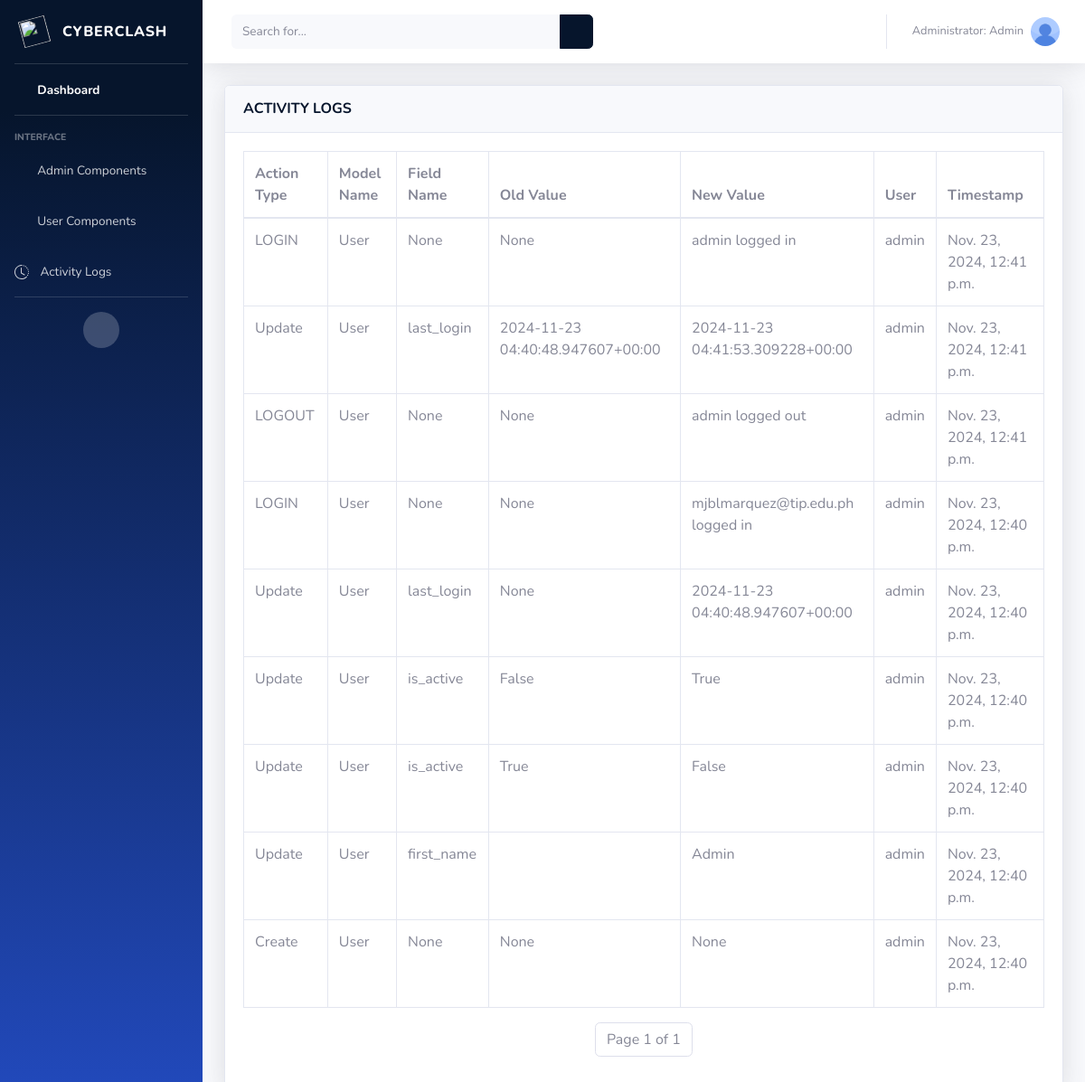
Page /logs/?page=3 (signed in) on the earlier database version.
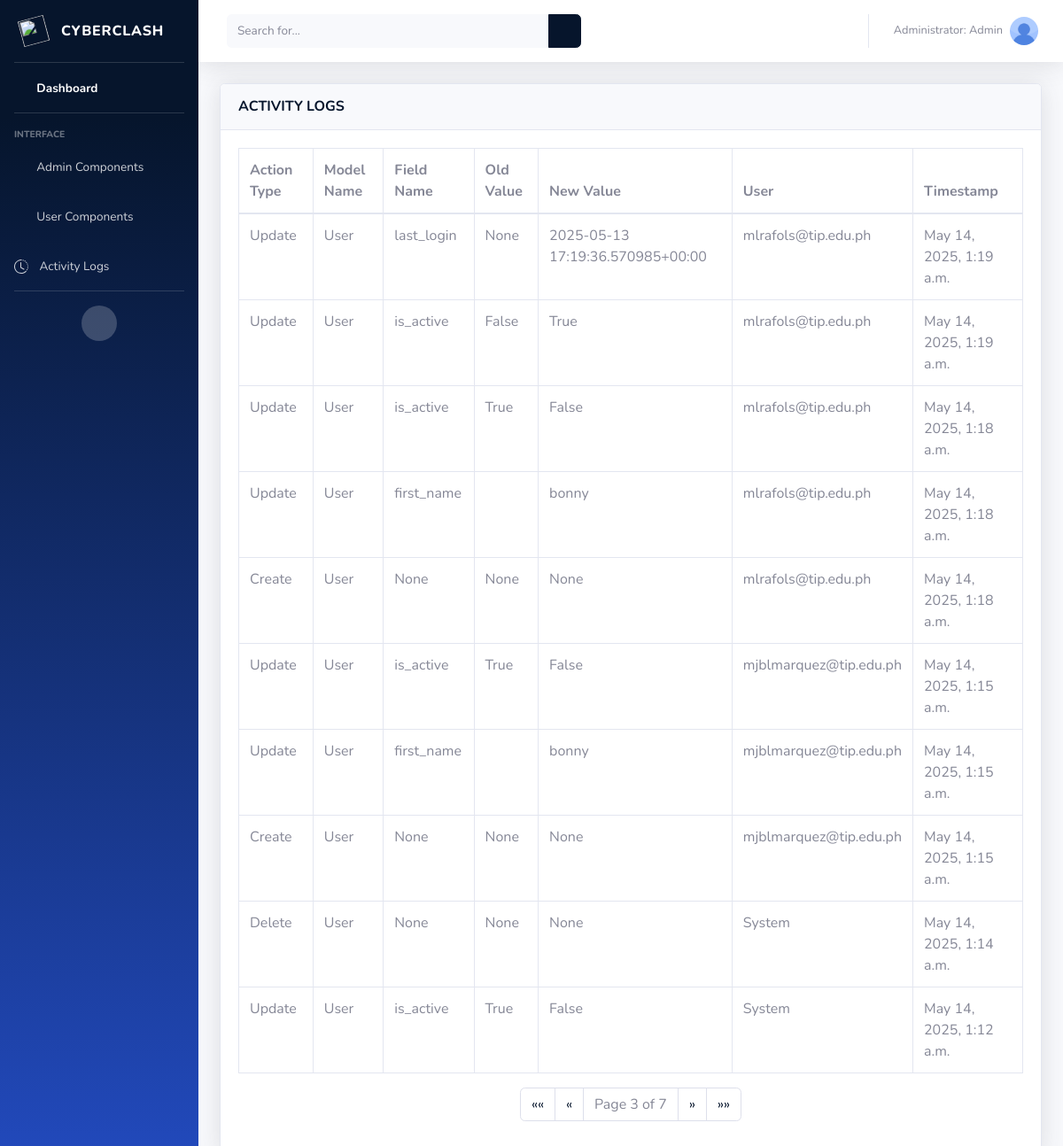
Same page on the later database version.
### myapp/models.py (models this page shows, shortened)
class ActivityLog(models.Model):
    ACTION_CHOICES = [
        ('CREATE', 'Create'),
        ('UPDATE', 'Update'),
        ('DELETE', 'Delete'),
        ('VIEW', 'View'),
    ]
    user = models.ForeignKey(settings.AUTH_USER_MODEL, on_delete=models.SET_NULL, null=True, blank=True)  # User who performed the action
    action_type = models.CharField(max_length=10, choices=ACTION_CHOICES)  # Type of action
    model_name = models.CharField(max_length=100)  # The model on which action was performed
    model_instance_id = models.IntegerField()  # ID of the affected instance
    field_name = models.CharField(max_length=100, null=True, blank=True)  # Name of the field that was changed (if applicable)
    old_value = models.TextField(null=True, blank=True)  # Old value before the change
    new_value = models.TextField(null=True, blank=True)  # New value after the change
    created_at = models.DateTimeField(auto_now_add=True)  # Timestamp of the action

### myapp/views.py (the view)
# urls.py: path('logs/', views.logs, name='logs'),
def logs(request):
    if not request.user.is_superuser:
        return redirect('index')
    activity_logs = ActivityLog.objects.all().order_by('-created_at')
    paginator = Paginator(activity_logs, 10)
    page_number = request.GET.get('page')
    page_obj = paginator.get_page(page_number)
    return render(request, 'myapp/admin/logs.html', {'page_obj': page_obj})

### myapp/templates/myapp/admin/logs.html (shortened to what the changed rows need)
{% load static %}
<!DOCTYPE html>
<html lang="en">
<head>
    <link href="{% static 'vendor/fontawesome-free/css/all.min.css' %}" rel="stylesheet" type="text/css">
    <link href="{% static 'css/sb-admin-2.min.css' %}" rel="stylesheet">
</head>
<body>
    {% include 'myapp/admin/admin_sidebar.html'%}
    <div class="container-fluid">
        <div class="card shadow mb-4">
            <div class="card-body">
                <div class="table-responsive">
                    <form method="POST" action="{% url 'user_accounts' %}">
                        <table class="table table-bordered" id="dataTable" width="100%" cellspacing="0">
                            <thead class="table-grey">
                                <tr>
                                    <th>Action Type</th>
                                    <th>Model Name</th>
                                    <th>Field Name</th>
                                    <th>Old Value</th>
                                    <th>New Value</th>
                                    <th>User</th>
                                    <th>Timestamp</th>
                                </tr>
                            </thead>
                            <tbody>
                                {% for log in page_obj %}
                                <tr>
                                    <td>{{ log.get_action_type_display }}</td>
                                    <td>{{ log.model_name }}</td>
                                    <td>{{ log.field_name }}</td>
                                    <td>{{ log.old_value }}</td>
                                    <td>{{ log.new_value }}</td>
                                    <td>
                                        {% if log.user %}
                                            {{ log.user.username }}
                                        {% else %}
                                            System
                                        {% endif %}
                                    </td>
                                    <td>{{ log.created_at }}</td>
                                </tr>
                                {% empty %}
                                <tr>
                                    <td colspan="7" class="text-center">No activity logs found.</td>
                                </tr>
                                {% endfor %}
                            </tbody>
                        </table>
                        <nav aria-label="Page navigation">
                            <ul class="pagination justify-content-center">
                                {% if page_obj.has_previous %}
                                    <li class="page-item">
                                        <a class="page-link" href="?page=1" aria-label="First">
                                            <span aria-hidden="true">&laquo;&laquo;</span>
                                        </a>
                                    </li>
                                    <li class="page-item">
                                        <a class="page-link" href="?page={{ page_obj.previous_page_number }}" aria-label="Previous">
                                            <span aria-hidden="true">&laquo;</span>
                                        </a>
                                    </li>
                                {% endif %}
                                <li class="page-item disabled">
                                    <span class="page-link">
                                        Page {{ page_obj.number }} of {{ page_obj.paginator.num_pages }}
                                    </span>
                                </li>
                                {% if page_obj.has_next %}
                                    <li class="page-item">
                                        <a class="page-link" href="?page={{ page_obj.next_page_number }}" aria-label="Next">
                                            <span aria-hidden="true">&raquo;</span>
                                        </a>
                                    </li>
                                    <li class="page-item">
                                        <a class="page-link" href="?page={{ page_obj.paginator.num_pages }}" aria-label="Last">
                                            <span aria-hidden="true">&raquo;&raquo;</span>
                                        </a>
                                    </li>
                                {% endif %}
                            </ul>
                        </nav>
                    </form>
                </div>
            </div>
        </div>
    </div>
</body>
</html>

Differences in the rows shown:
no longer on this page (row unchanged): ActivityLog: action_type "LOGIN", model_name "User", field_name "None", old_value "None", new_value "admin logged in", user.username "admin", created_at "Nov. 23, 2024, 12:41 p.m."
no longer on this page (row unchanged): ActivityLog: action_type "Update", model_name "User", field_name "last_login", old_value "2024-11-23 04:40:48.947607+00:00", new_value "2024-11-23 04:41:53.309228+00:00", user.username "admin", created_at "Nov. 23, 2024, 12:41 p.m."
no longer on this page (row unchanged): ActivityLog: action_type "LOGOUT", model_name "User", field_name "None", old_value "None", new_value "admin logged out", user.username "admin", created_at "Nov. 23, 2024, 12:41 p.m."
no longer on this page (row unchanged): ActivityLog: action_type "LOGIN", model_name "User", field_name "None", old_value "None", new_value "mjblmarquez@tip.edu.ph logged in", user.username "admin", created_at "Nov. 23, 2024, 12:40 p.m."
no longer on this page (row unchanged): ActivityLog: action_type "Update", model_name "User", field_name "last_login", old_value "None", new_value "2024-11-23 04:40:48.947607+00:00", user.username "admin", created_at "Nov. 23, 2024, 12:40 p.m."
no longer on this page (row unchanged): ActivityLog: action_type "Update", model_name "User", field_name "is_active", old_value "False", new_value "True", user.username "admin", created_at "Nov. 23, 2024, 12:40 p.m."
no longer on this page (row unchanged): ActivityLog: action_type "Update", model_name "User", field_name "is_active", old_value "True", new_value "False", user.username "admin", created_at "Nov. 23, 2024, 12:40 p.m."
no longer on this page (row unchanged): ActivityLog: action_type "Update", model_name "User", field_name "first_name", new_value "Admin", user.username "admin", created_at "Nov. 23, 2024, 12:40 p.m."
no longer on this page (row unchanged): ActivityLog: action_type "Create", model_name "User", field_name "None", old_value "None", new_value "None", user.username "admin", created_at "Nov. 23, 2024, 12:40 p.m."
added ActivityLog: action_type "Update", model_name "User", field_name "last_login", old_value "None", new_value "2025-05-13 17:19:36.570985+00:00", user.username "mlrafols@tip.edu.ph", created_at "May 14, 2025, 1:19 a.m."
added ActivityLog: action_type "Update", model_name "User", field_name "is_active", old_value "False", new_value "True", user.username "mlrafols@tip.edu.ph", created_at "May 14, 2025, 1:19 a.m."
added ActivityLog: action_type "Update", model_name "User", field_name "is_active", old_value "True", new_value "False", user.username "mlrafols@tip.edu.ph", created_at "May 14, 2025, 1:18 a.m."
added ActivityLog: action_type "Update", model_name "User", field_name "first_name", new_value "bonny", user.username "mlrafols@tip.edu.ph", created_at "May 14, 2025, 1:18 a.m."
added ActivityLog: action_type "Create", model_name "User", field_name "None", old_value "None", new_value "None", user.username "mlrafols@tip.edu.ph", created_at "May 14, 2025, 1:18 a.m."
added ActivityLog: action_type "Update", model_name "User", field_name "is_active", old_value "True", new_value "False", user.username "mjblmarquez@tip.edu.ph", created_at "May 14, 2025, 1:15 a.m."
added ActivityLog: action_type "Update", model_name "User", field_name "first_name", new_value "bonny", user.username "mjblmarquez@tip.edu.ph", created_at "May 14, 2025, 1:15 a.m."
added ActivityLog: action_type "Create", model_name "User", field_name "None", old_value "None", new_value "None", user.username "mjblmarquez@tip.edu.ph", created_at "May 14, 2025, 1:15 a.m."
added ActivityLog: action_type "Delete", model_name "User", field_name "None", old_value "None", new_value "None", shows "System", created_at "May 14, 2025, 1:14 a.m."
added ActivityLog: action_type "Update", model_name "User", field_name "is_active", old_value "True", new_value "False", shows "System", created_at "May 14, 2025, 1:12 a.m."
Other differences:
{{ page_obj.number }}: "1" → "3"
{{ page_obj.paginator.num_pages }}: "1" → "7"
